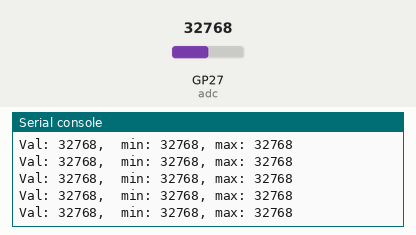
This program was run on a simulated Raspberry Pi Pico running MicroPython. Parts: the last lines printed to the serial console. The test bench sets the inputs (shaded band); at power-on: GP27 (adc) = 32768 (analog values on the 0–65535 scale).

Above: at 1.2 s.
1.3 s: GP27 (adc) set to 7864
At 1.31 s:
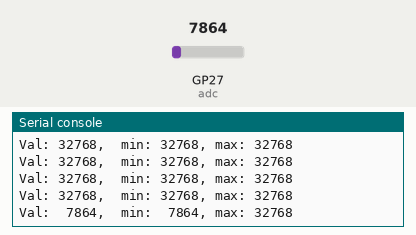
2.8 s: GP27 (adc) set to 0
At 2.82 s:
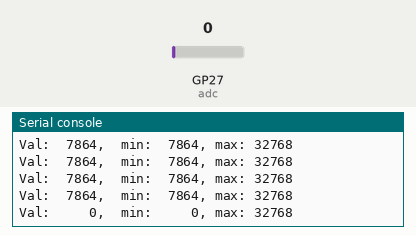
4.3 s: GP27 (adc) set to 19660
At 4.33 s:
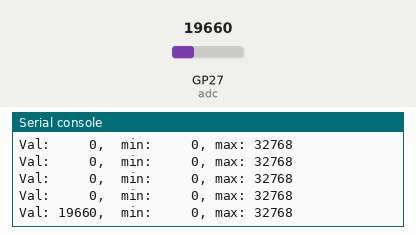
5.8 s: GP27 (adc) set to 7864
At 5.83 s:
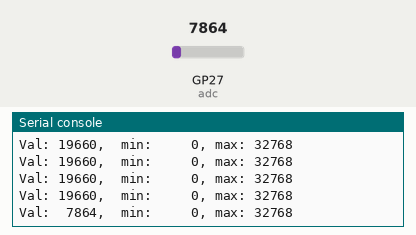

The program:

i08_ldr.py
```python
""" i08_ldr.py - ARDBASE mini lab - read the photoresistor value and calculate
        the max value and min value for the LDR response.

	May produce a result like the following:
	Val: 59550,  min: 13059, max: 59678 (min= covered, max= exposed to light)

	Code is the same for Pico and PYBStick-RP2040

* Author(s): Meurisse D., MCHobby (shop.mchobby.be).

Products:
---> Kit Soudure ARDBASE : https://shop.mchobby.be/product.php?id_product=1124
---> Raspberry-Pi PICO   : https://shop.mchobby.be/product.php?id_product=2025
---> PYBStick-RP2040     : https://shop.mchobby.be/product.php?id_product=2331
------------------------------------------------------------------------

History:
  03 february 2022 - Dominique - initial MicroPython writing
"""

from machine import Pin, ADC
import time

adc = ADC( 1 ) # ADC(1) on GPIO27

# Used to find the min and max value
_max = 0
_min = 65535
while True:
	# Return a value between 0 & 65535
	val = adc.read_u16()
	# Identify the minimum & maximum value for the LDR
	_min = min( val, _min )
	_max = max( val, _max )
	print( 'Val: %5i,  min: %5i, max: %5i' % (val,_min,_max) )
	time.sleep_ms( 100 )
```

Measured:
- after the input at 1.3 s, the serial console: prints a new line at once (image 1)
- after the input at 2.8 s, the serial console: prints a new line at once (image 2)
- after the input at 4.3 s, the serial console: prints a new line at once (image 3)
- after the input at 5.8 s, the serial console: prints a new line at once (image 4)
